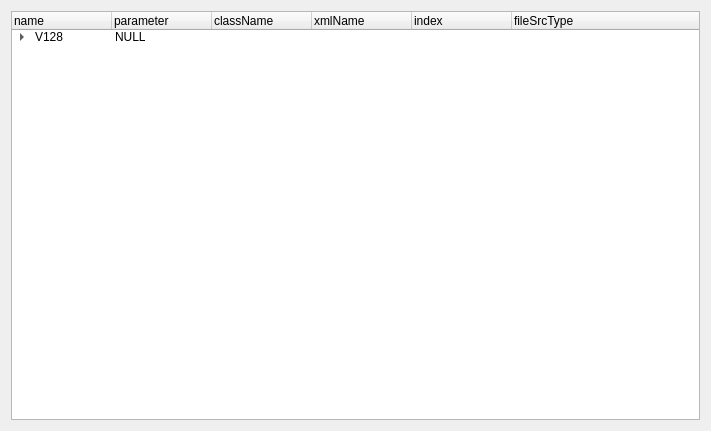
<?xml version="1.0" encoding="UTF-8"?>
<ui version="4.0">
 <class>Form</class>
 <widget class="QWidget" name="Form">
  <property name="geometry">
   <rect>
    <x>0</x>
    <y>0</y>
    <width>711</width>
    <height>431</height>
   </rect>
  </property>
  <property name="windowTitle">
   <string>Form</string>
  </property>
  <layout class="QVBoxLayout" name="verticalLayout">
   <item>
    <widget class="QTreeWidget" name="treeWidget">
     <column>
      <property name="text">
       <string>name</string>
      </property>
     </column>
     <column>
      <property name="text">
       <string>parameter</string>
      </property>
     </column>
     <column>
      <property name="text">
       <string>className</string>
      </property>
     </column>
     <column>
      <property name="text">
       <string>xmlName</string>
      </property>
     </column>
     <column>
      <property name="text">
       <string>index</string>
      </property>
     </column>
     <column>
      <property name="text">
       <string>fileSrcType</string>
      </property>
     </column>
     <item>
      <property name="text">
       <string>V128</string>
      </property>
      <property name="text">
       <string>NULL</string>
      </property>
      <property name="text">
       <string/>
      </property>
      <property name="text">
       <string/>
      </property>
      <property name="text">
       <string/>
      </property>
      <property name="text">
       <string/>
      </property>
      <item>
       <property name="text">
        <string>Axis</string>
       </property>
       <property name="text">
        <string>NULL</string>
       </property>
       <property name="text">
        <string/>
       </property>
       <property name="text">
        <string/>
       </property>
       <property name="text">
        <string/>
       </property>
       <property name="text">
        <string/>
       </property>
       <item>
        <property name="text">
         <string>Motor</string>
        </property>
        <property name="text">
         <string>NULL</string>
        </property>
        <property name="text">
         <string>UiMotor</string>
        </property>
        <property name="text">
         <string>PrmFuncMotor</string>
        </property>
        <property name="text">
         <string>0</string>
        </property>
        <property name="text">
         <string>1</string>
        </property>
       </item>
       <item>
        <property name="text">
         <string>Encoder</string>
        </property>
        <property name="text">
         <string>NULL</string>
        </property>
        <property name="text">
         <string>UiEncoder</string>
        </property>
        <property name="text">
         <string>PrmFuncEncoder</string>
        </property>
        <property name="text">
         <string>1</string>
        </property>
        <property name="text">
         <string>1</string>
        </property>
       </item>
       <item>
        <property name="text">
         <string>Power</string>
        </property>
        <property name="text">
         <string>NULL</string>
        </property>
        <property name="text">
         <string>UiPower</string>
        </property>
        <property name="text">
         <string>PrmFuncPower</string>
        </property>
        <property name="text">
         <string>2</string>
        </property>
        <property name="text">
         <string>1</string>
        </property>
       </item>
       <item>
        <property name="text">
         <string>Current</string>
        </property>
        <property name="text">
         <string>NULL</string>
        </property>
        <property name="text">
         <string>UiCurrent</string>
        </property>
        <property name="text">
         <string>PrmFuncCurrentloop</string>
        </property>
        <property name="text">
         <string>3</string>
        </property>
        <property name="text">
         <string>1</string>
        </property>
       </item>
       <item>
        <property name="text">
         <string>Velocity</string>
        </property>
        <property name="text">
         <string>NULL</string>
        </property>
        <property name="text">
         <string>UiVelocity</string>
        </property>
        <property name="text">
         <string>PrmFuncSpeedloop</string>
        </property>
        <property name="text">
         <string>4</string>
        </property>
        <property name="text">
         <string>1</string>
        </property>
       </item>
       <item>
        <property name="text">
         <string>Position</string>
        </property>
        <property name="text">
         <string>NULL</string>
        </property>
        <property name="text">
         <string>UiPosition</string>
        </property>
        <property name="text">
         <string>PrmFuncPositionloop</string>
        </property>
        <property name="text">
         <string>5</string>
        </property>
        <property name="text">
         <string>1</string>
        </property>
       </item>
       <item>
        <property name="text">
         <string>Brake</string>
        </property>
        <property name="text">
         <string>NULL</string>
        </property>
        <property name="text">
         <string>UiBrake</string>
        </property>
        <property name="text">
         <string>PrmFuncBrake</string>
        </property>
        <property name="text">
         <string>6</string>
        </property>
        <property name="text">
         <string>1</string>
        </property>
       </item>
       <item>
        <property name="text">
         <string>Status</string>
        </property>
        <property name="text">
         <string>NULL</string>
        </property>
        <property name="text">
         <string>UiStatus</string>
        </property>
        <property name="text">
         <string>PrmFuncDeviceStatus</string>
        </property>
        <property name="text">
         <string>7</string>
        </property>
        <property name="text">
         <string>0</string>
        </property>
       </item>
       <item>
        <property name="text">
         <string>RAM</string>
        </property>
        <property name="text">
         <string>NULL</string>
        </property>
        <property name="text">
         <string>UiRAM</string>
        </property>
        <property name="text">
         <string>PrmRAMAxis</string>
        </property>
        <property name="text">
         <string>8</string>
        </property>
        <property name="text">
         <string>1</string>
        </property>
       </item>
       <item>
        <property name="text">
         <string>FLASH</string>
        </property>
        <property name="text">
         <string>NULL</string>
        </property>
        <property name="text">
         <string>UiFLASH</string>
        </property>
        <property name="text">
         <string>PrmFlashAxis</string>
        </property>
        <property name="text">
         <string>9</string>
        </property>
        <property name="text">
         <string>1</string>
        </property>
       </item>
      </item>
      <item>
       <property name="text">
        <string>Global</string>
       </property>
       <property name="text">
        <string>NULL</string>
       </property>
       <property name="text">
        <string/>
       </property>
       <property name="text">
        <string/>
       </property>
       <property name="text">
        <string/>
       </property>
       <property name="text">
        <string/>
       </property>
       <item>
        <property name="text">
         <string>IO</string>
        </property>
        <property name="text">
         <string>NULL</string>
        </property>
        <property name="text">
         <string>UiIO</string>
        </property>
        <property name="text">
         <string>PrmIO</string>
        </property>
        <property name="text">
         <string/>
        </property>
        <property name="text">
         <string>0</string>
        </property>
       </item>
      </item>
     </item>
    </widget>
   </item>
  </layout>
 </widget>
 <resources/>
 <connections/>
</ui>
